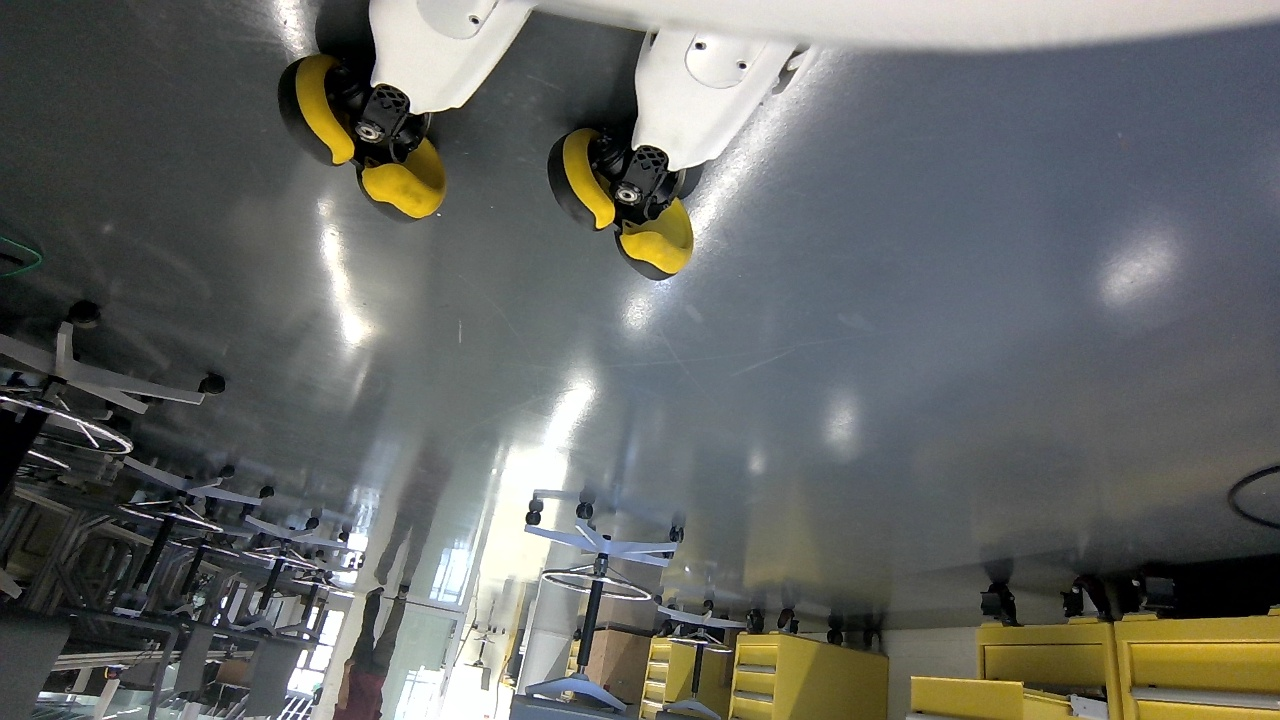
#> input picture agibot_control_functions/captures/cam_rgbd_front.jpg, 1280 x 720 px
$ python -i vlm_view.py   (imports and definitions only)
#> lines starting #> are read from the running program, lines starting #| are printed output that depends on the picture; after the words box and inside, x2 and y2 are one past the last pixel; in counts of white or black regions, pixels touching at a corner belong together
#> further down, picture is the input picture: shape (720, 1280, 3); mean B, G, R 100.6, 103.5, 101.4
#!/usr/bin/env python3
"""Live camera + VLM viewer that runs ON THE LAPTOP.

Pulls the robot's camera stream over the wired link and runs a local Ollama
VLM (Qwen2.5-VL) on it, overlaying the analysis on a live window.

Usage:
  python vlm_view.py
  python vlm_view.py --model moondream --interval 0
  python vlm_view.py --robot-url http://10.0.1.41:8099
"""
import argparse
import base64
import threading
import time
from collections import deque

import cv2
import numpy as np
import requests

latest_frame = None          # decoded BGR frame (np.ndarray)
frame_lock = threading.Lock()
caption = "starting..."
caption_lock = threading.Lock()
vlm_stat = {"latency": 0.0, "count": 0, "state": "idle"}
stop = threading.Event()


# [54 lines left out: functions fetcher, analyzer, not called in this run]


def wrap(text, width):
    words, lines, cur = text.split(), [], ""
    for w in words:
        if len(cur) + len(w) + 1 <= width:
            cur = (cur + " " + w).strip()
        else:
            lines.append(cur)
            cur = w
    if cur:
        lines.append(cur)
    return lines


def draw_overlay(img):
    h, w = img.shape[:2]
#> h = 720; w = 1280
    with caption_lock:
        cap = caption
    lines = []
    for para in cap.split("\n"):
        lines.extend(wrap(para, max(20, w // 11)) or [""])
#> after the loop, lines = ['starting...']
    bar_h = 26 * len(lines) + 40
#> bar_h = 66
    y0 = h - bar_h
#> y0 = 654
    overlay = img.copy()
    cv2.rectangle(overlay, (0, y0), (w, h), (0, 0, 0), -1)
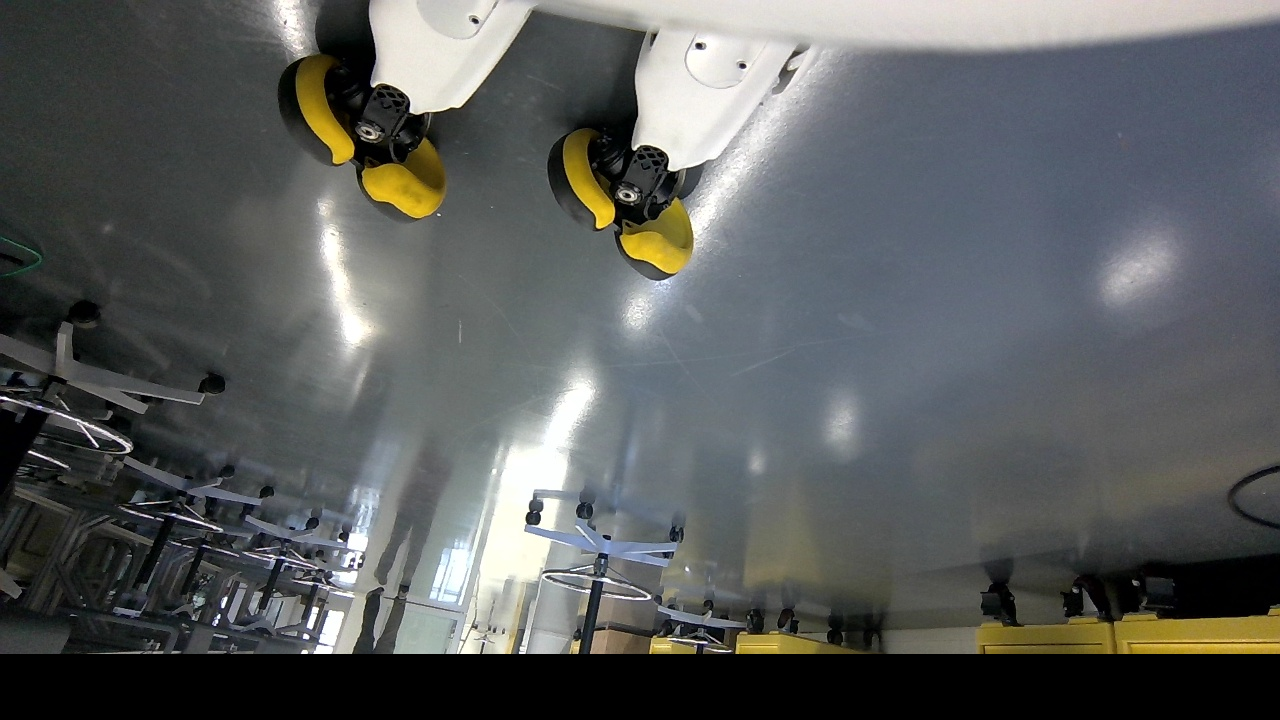
#> overlay: shape (720, 1280, 3); 9.17% of pixels changed, all inside (x1, y1, x2, y2) = (0, 654, 1280, 720)
    img = cv2.addWeighted(overlay, 0.55, img, 0.45, 0)
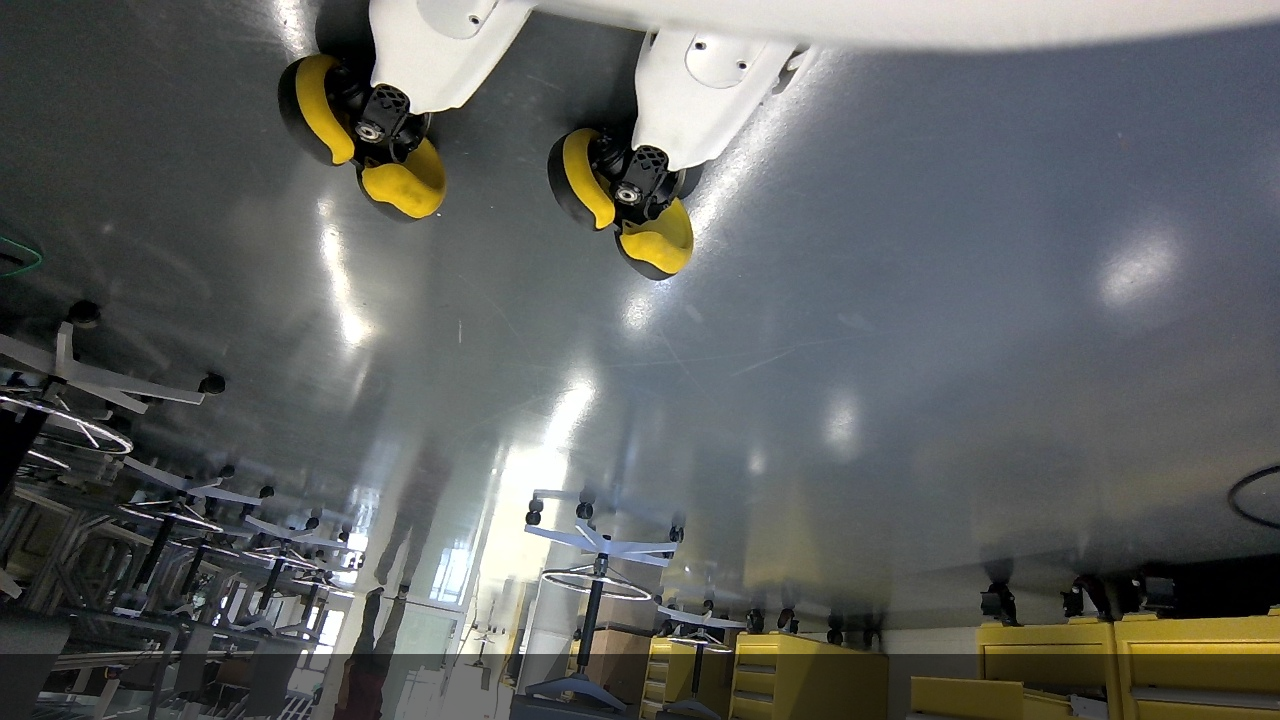
#> img: shape (720, 1280, 3); mean B, G, R 96, 97.6, 95.2
    status = (f"model VLM | {vlm_stat['state']} | "
              f"{vlm_stat['latency']:.1f}s | n={vlm_stat['count']}")
    cv2.putText(img, status, (10, y0 + 22),
                cv2.FONT_HERSHEY_SIMPLEX, 0.6, (0, 255, 180), 2)
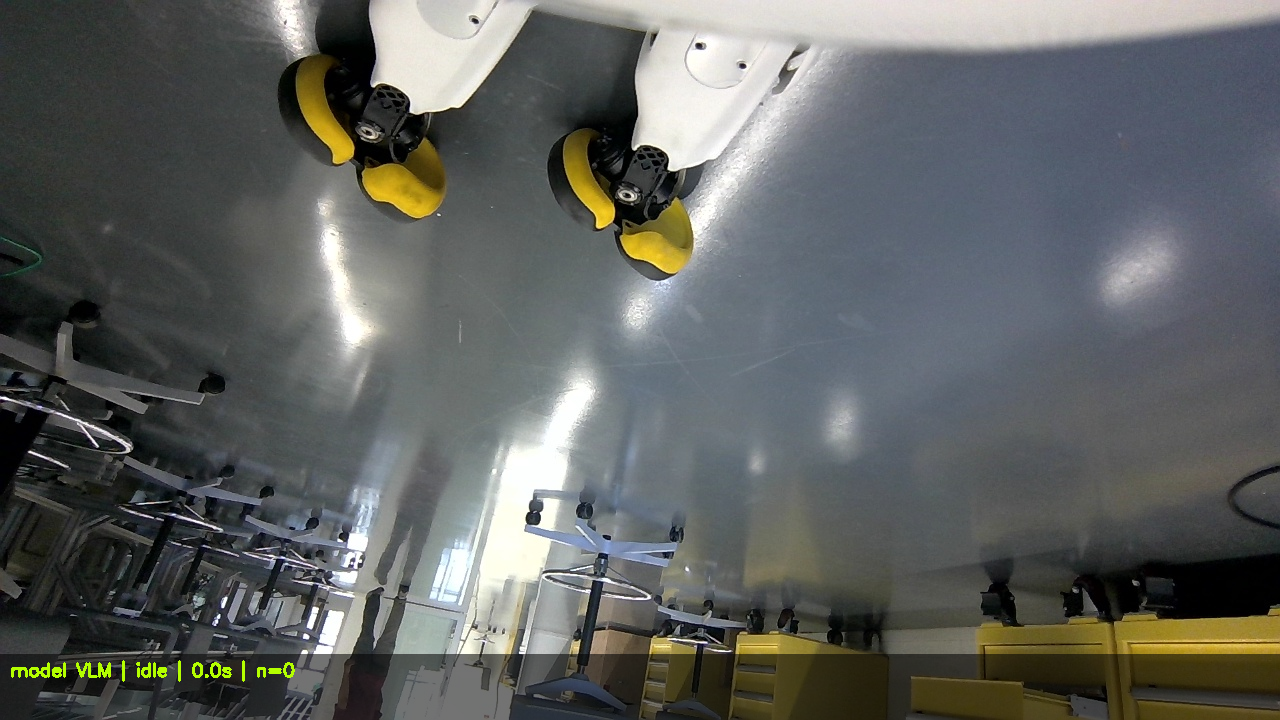
#> img: shape (720, 1280, 3); 0.19% of pixels changed, all inside (x1, y1, x2, y2) = (11, 660, 295, 682)
    y = y0 + 46
#> y = 700
    for ln in lines:
        cv2.putText(img, ln, (10, y), cv2.FONT_HERSHEY_SIMPLEX,
                    0.6, (255, 255, 255), 1, cv2.LINE_AA)
        y += 26
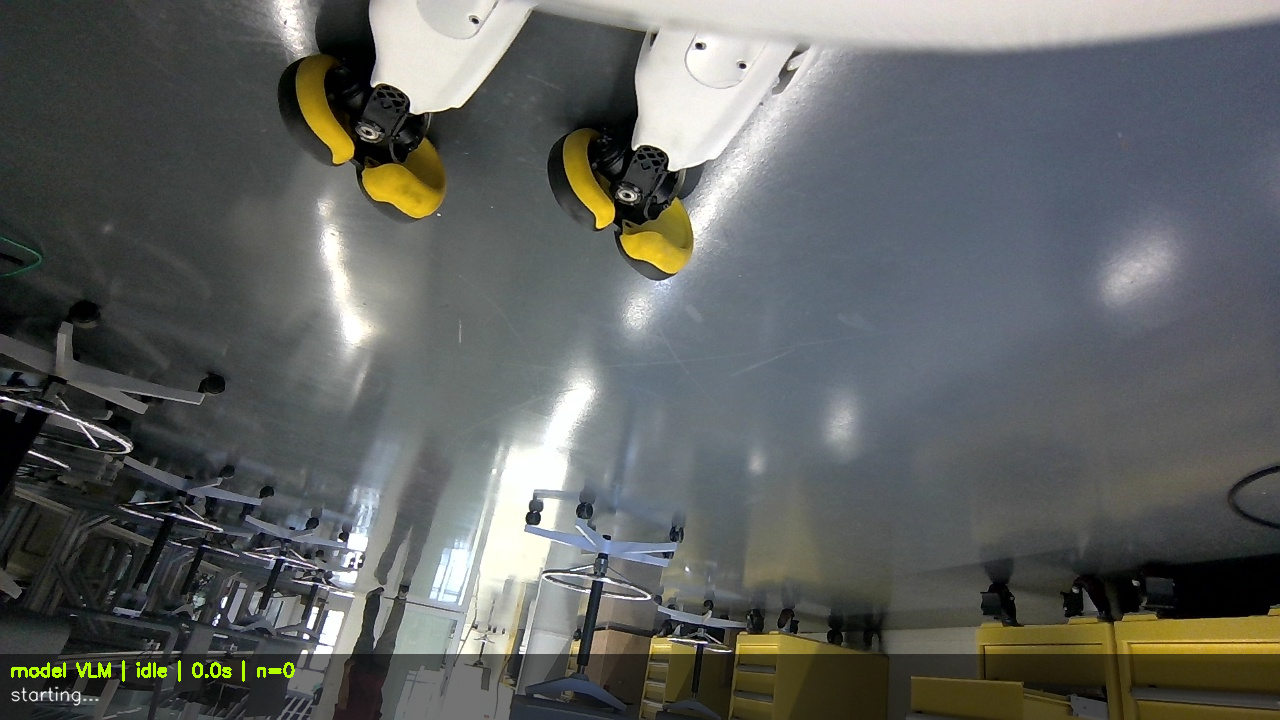
#> img: shape (720, 1280, 3); 0.06% of pixels changed, all inside (x1, y1, x2, y2) = (11, 686, 100, 706)
#> after the loop, y = 726
    return img


# [48 lines left out: function main, not called in this run]


# [2 lines not run here, left out]

>>> import cv2
>>> picture = cv2.imread('captures/cam_rgbd_front.jpg')
>>> result = draw_overlay(picture)

$ run again, on agibot_control_functions/captures/recheck.jpg
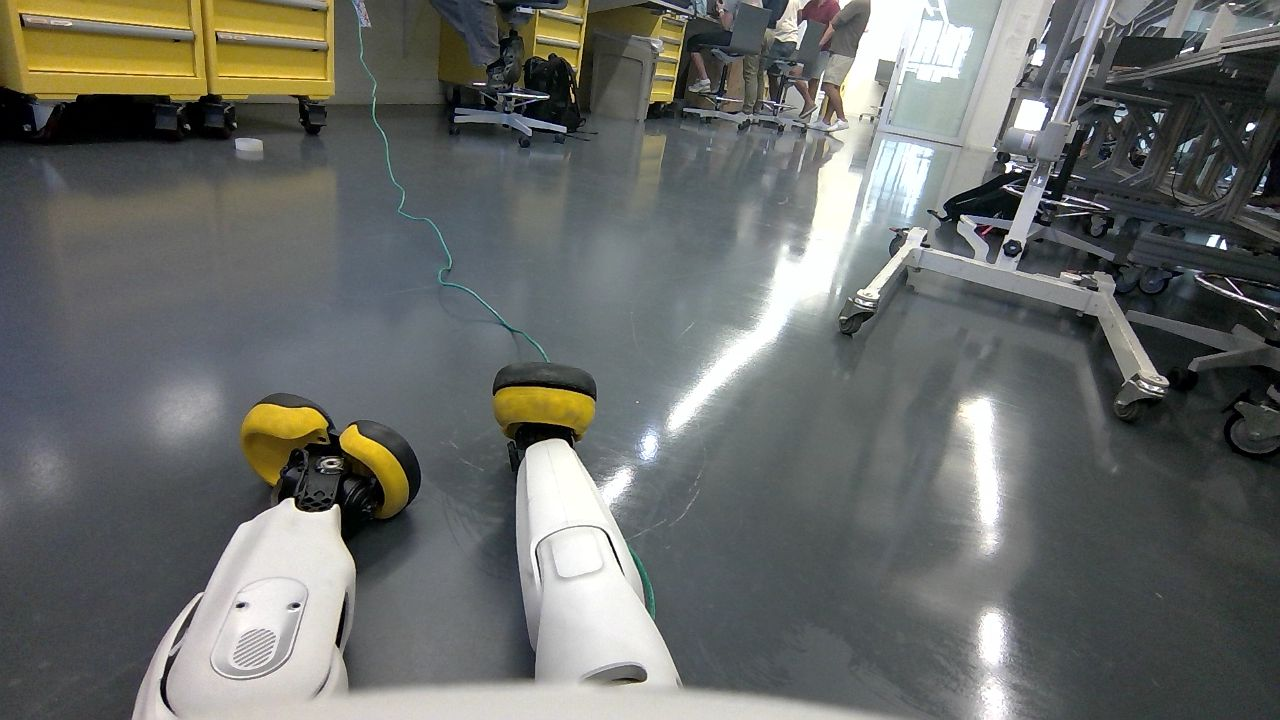
#> input picture agibot_control_functions/captures/recheck.jpg, 1280 x 720 px
#> picture is the input picture: shape (720, 1280, 3); mean B, G, R 104.8, 108.1, 105.8
#> in draw_overlay, `cv2.rectangle(overlay, (0, y0), (w, h), (0, 0, 0), -1)`:
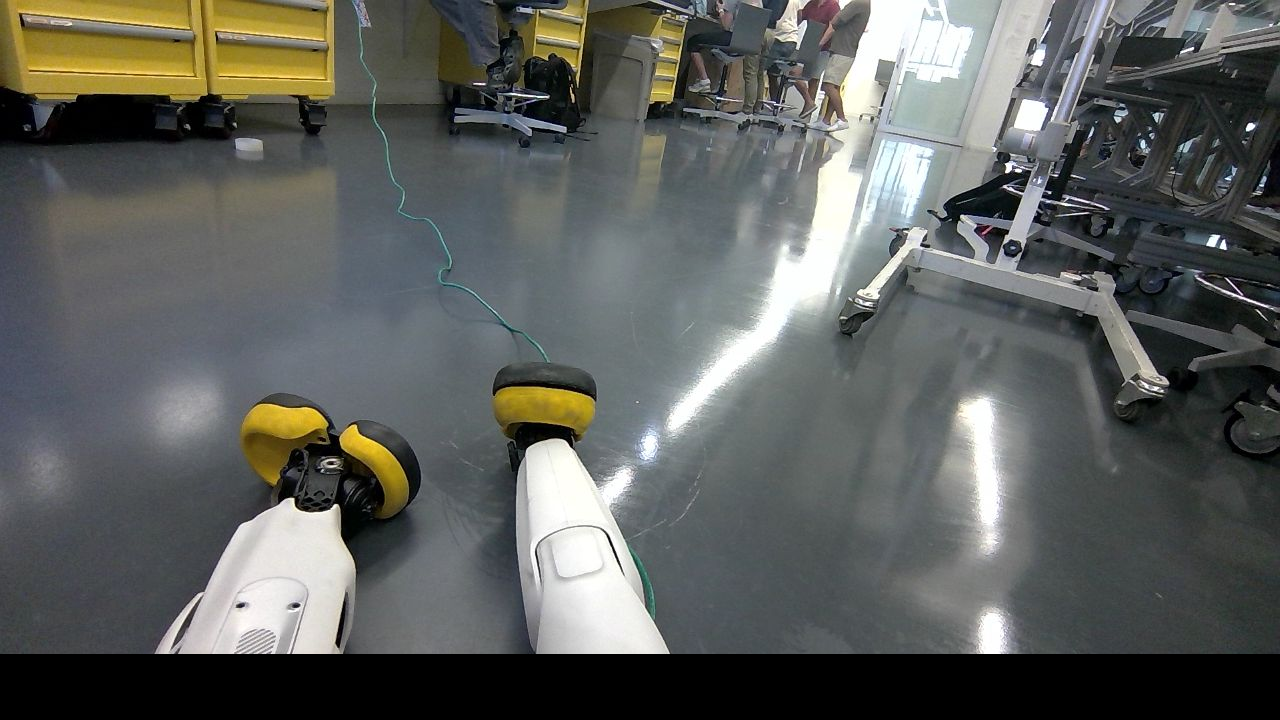
#> overlay: shape (720, 1280, 3); 9.17% of pixels changed, all inside (x1, y1, x2, y2) = (0, 654, 1280, 720)
#> after the loop in draw_overlay, `for ln in lines:`:
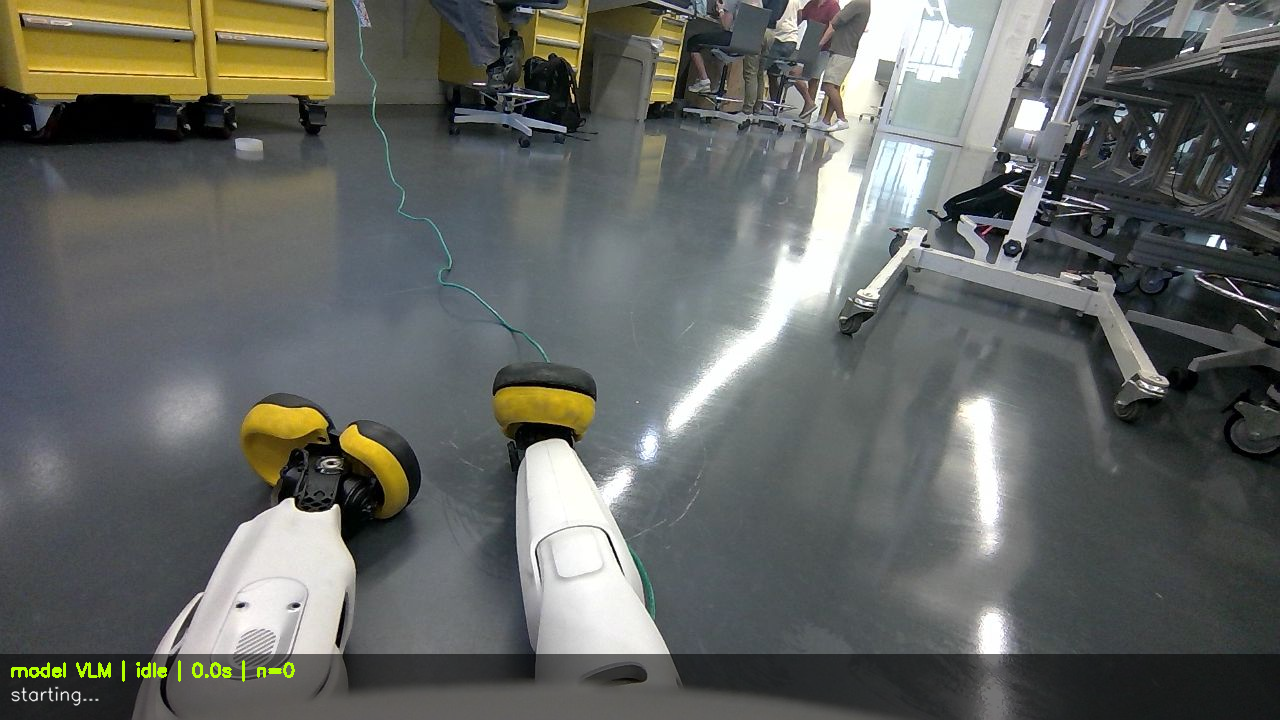
#> img: shape (720, 1280, 3); mean B, G, R 98.2, 102, 99.6
#> after the loop in draw_overlay, `for ln in lines:`: y = 726
